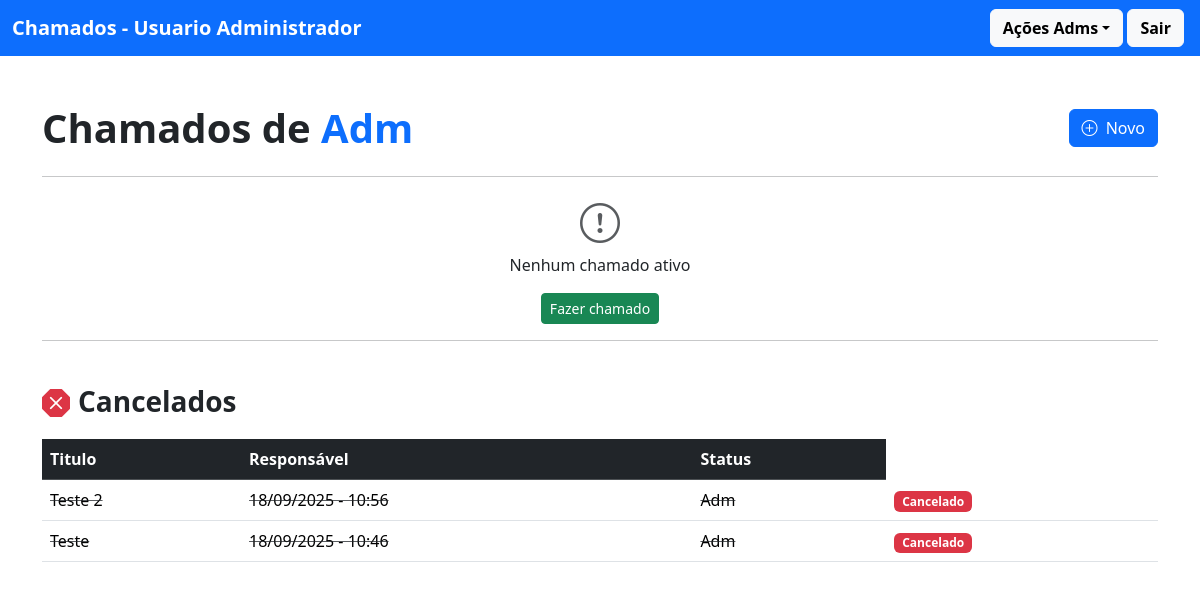
The app's page / (signed in) with its own data.
### usuario/models.py (models this page shows)
class Perfil(models.Model):
    user = models.OneToOneField(User, on_delete=models.CASCADE)
    nome_completo = models.CharField(max_length=255)
    adm = models.BooleanField(default=False)
    def __str__(self):
        return f"{self.nome_completo}"

### chamado/models.py (models this page shows, shortened)
class Chamado(models.Model):
    STATUS = (
        ('nao_iniciado', 'Não iniciado'),
        ('em_andamento', 'Em andamento'),
        ('finalizado', 'Finalizado'),
        ('cancelado', 'Cancelado'),
    )
    titulo = models.CharField(max_length=255)
    data = models.DateTimeField()
    status = models.CharField(max_length=20, choices=STATUS, default="nao_iniciado")
    descricao = models.TextField()
    autor = models.ForeignKey(Perfil, on_delete=models.CASCADE, related_name='autor')
    responsavel = models.ForeignKey(Perfil, on_delete=models.CASCADE, related_name='responsavel')
    class Meta:
        ordering = ["-data"]

### chamado/views.py (the view)
# urls.py: path('', views.ver_meus_chamados, name="ver_meus_chamados"),
@login_required(login_url='/usuario/login/')
def ver_meus_chamados(request):
    perfil = get_object_or_404(Perfil, user=request.user)
    chamado = Chamado.objects.filter(autor=perfil)
    ativos = chamado.exclude(status__in=['cancelado', 'finalizado']).count()
    finalizados = chamado.filter(status='finalizado').count()
    cancelados = chamado.filter(status='cancelado').count()
    return render(request, 'ver_meus_chamados.html', {'perfil': perfil,
                                                      'chamados':chamado,
                                                      'qtd_ativos': ativos,
                                                      'qtd_finalizados': finalizados,
                                                      'qtd_cancelados': cancelados})

### chamado/templates/ver_meus_chamados.html (shortened to what this page needs)
{% extends "modelo.html" %}
{% block content %}
<div class="d-flex justify-content-between align-items-center mb-4">
    <h1 class="fw-bold mb-0">Chamados de <span class="text-primary">{{ perfil.nome_completo }}</span></h1>
    <a href="{% url 'fazer_chamado' %}" class="btn btn-primary">
        <i class="bi bi-plus-circle me-1"></i>
        Novo
    </a>
</div>
<hr>
{% if qtd_ativos or qtd_cancelados or qtd_finalizados%}
    {% if qtd_ativos %}
        <div class="d-flex align-items-center mb-3">
            <i class="bi bi-lightning-charge-fill me-2 fs-3 text-warning"></i>
            <h3 class="fw-bold mb-0">Ativos</h3>
        </div>
        <table class="table table-hover">
            <thead class="table-dark">
                <tr>
                    <th>Titulo</th>
                    <th>Data do pedido</th>
                    <th>Responsável</th>
                    <th>Status</th>
                    <th class="text-center">Ação</th>
                </tr>
            </thead>
            <tbody>
                {% for i in chamados %}
                    {% if i.status != 'finalizado' and i.status != 'cancelado' %}
                        <tr>
                            <td>{{i.titulo}}</td>
                            <td>{{i.data|date:'d/m/Y - H:i'}}</td>
                            <td>{{i.responsavel}}</td>
                            <td><span class="badge bg-warning text-dark">{{ i.get_status_display }}</span></td>
                            <td class="text-center">
                                <a href="{% url 'editar_chamado' i.id %}" class="btn btn-sm btn-success">Editar</a>
                                <a href="{% url 'ver_detalhes' i.id%}" class="btn btn-sm btn-primary px-3">Detalhes</a>
                                <form action="{% url 'cancelar_chamado' i.id %}" method="post" class="d-inline"
                                    onsubmit="return confirmarExclusao('{{ i.titulo}}');">{% csrf_token %}
                                    <button type="submit" class="btn btn-sm btn-danger">Cancelar</button>
                                </form>
                            </td>
                        </tr>
                    {% endif %}
                {% endfor %}
            </tbody>
        </table>
    {% else %}
        <div class="text-center">
            <i class="bi bi-exclamation-circle fs-1 text-muted"></i>
            <p>Nenhum chamado ativo</p>
            <a class="btn btn-sm btn-success" href="{% url 'fazer_chamado' %}">Fazer chamado</a>
        </div>
        <hr>
    {% endif %}
    {% if qtd_cancelados != 0 %}
        <br>
        <div class="d-flex align-items-center mb-3">
            <i class="bi bi-x-octagon-fill me-2 fs-3 text-danger"></i>
            <h3 class="fw-bold mb-0">Cancelados</h3>
        </div>
        <table class="table table-hover">
            <thead class="table-dark">
                <tr>
                    <th>Titulo</th>
                    <thido</th>
                    <th>Responsável</th>
                    <th>Status</th>
                </tr>
            </thead>
            <tbody>
                {% for i in chamados %}
                    {% if i.status == 'cancelado' %}
                        <tr class="text-decoration-line-through text-muted">
                            <td>{{i.titulo}}</td>
                            <td>{{i.data|date:'d/m/Y - H:i'}}</td>
                            <td>{{i.responsavel}}</td>
                            <td><span class="badge bg-danger">{{ i.get_status_display }}</span></td>
                        </tr>
                    {% endif %}
                {% endfor %}
            </tbody>
        </table>
    {% endif %}
{% else %}
    <div class="text-center">
        <i class="bi bi-inbox-fill fs-1 text-secondary"></i>
        <p>Nenhum chamado cadastrado</p>
        <a class="btn btn-sm btn-success" href="{% url 'fazer_chamado' %}">Fazer chamado</a>
    </div>
{% endif %}
{% endblock %}

### records on screen
Perfil: nome_completo "Adm"
Chamado: titulo "Teste 2", data "18/09/2025 - 10:56", responsavel "Adm", status "Cancelado"
Chamado: titulo "Teste", data "18/09/2025 - 10:46", responsavel "Adm", status "Cancelado"
